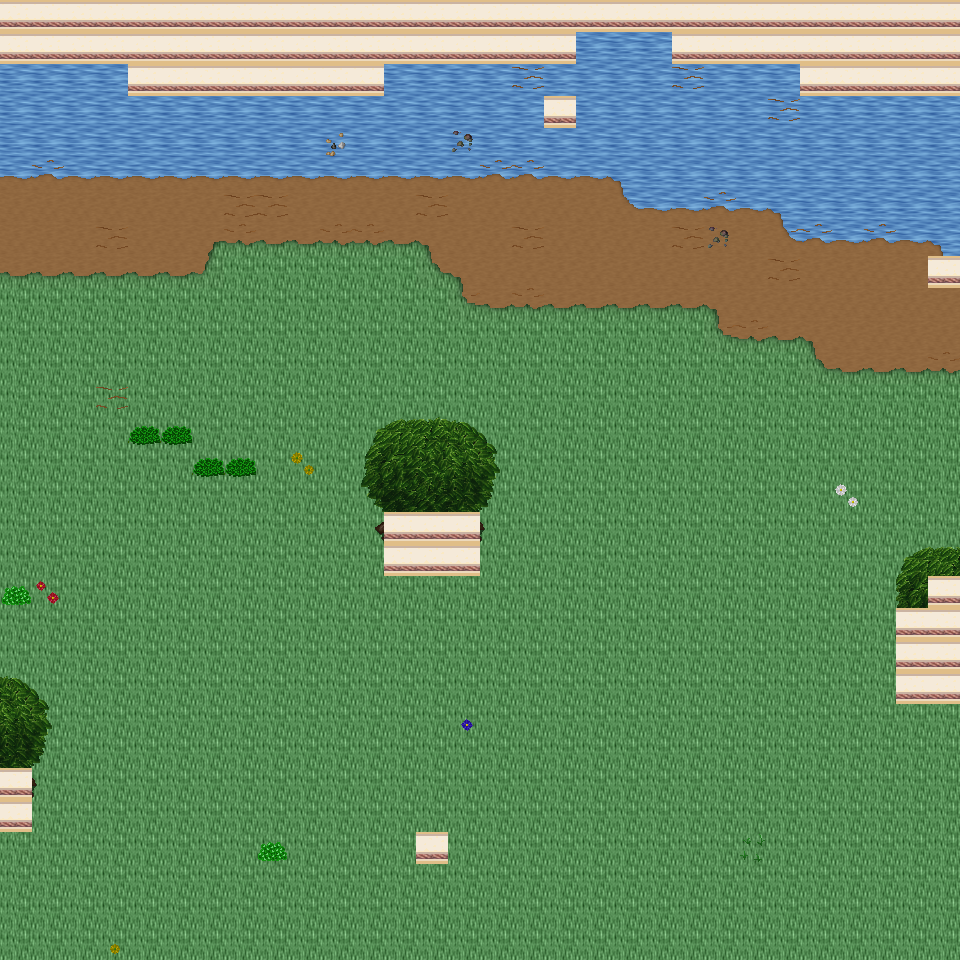

Rendered tile map (Tiled .tmx) drawn with the repository's tilesets; below, a short description and the map source with its tile grids summarised:
An orthogonal 30x30 tile map with 32x32 px tiles, 6 tile layers (Ground, Object, Object2, Above, ...), 32 tilesets and 6 objects (6x mapExit).

<map version="1.0" orientation="orthogonal" renderorder="right-down" width="30" height="30" tilewidth="32" tileheight="32" nextobjectid="7">
  <tileset firstgid="1" name="tileset_building_wall_int_wall_pale" tilewidth="32" tileheight="32" tilecount="16" columns="2">
    <image source="../drawable/tileset_building_wall_int_wall_pale.png" width="64" height="256" />
  </tileset>
  <tileset firstgid="17" name="tileset_ground_ground" tilewidth="32" tileheight="32" tilecount="33" columns="3">
    <image source="../drawable/tileset_ground_ground.png" width="96" height="352" />
  </tileset>
  <tileset firstgid="50" name="tileset_plant_bush_bushes" tilewidth="32" tileheight="32" tilecount="10" columns="5">
    <image source="../drawable/tileset_plant_bush_bushes.png" width="160" height="64" />
  </tileset>
  <tileset firstgid="60" name="tileset_plant_flower_daisy_blue" tilewidth="32" tileheight="32" tilecount="8" columns="2">
    <image source="../drawable/tileset_plant_flower_daisy_blue.png" width="64" height="128" />
  </tileset>
  <tileset firstgid="68" name="tileset_plant_flower_daisy_red" tilewidth="32" tileheight="32" tilecount="8" columns="2">
    <image source="../drawable/tileset_plant_flower_daisy_red.png" width="64" height="128" />
  </tileset>
  <tileset firstgid="76" name="tileset_plant_flower_daisy_white" tilewidth="32" tileheight="32" tilecount="8" columns="2">
    <image source="../drawable/tileset_plant_flower_daisy_white.png" width="64" height="128" />
  </tileset>
  <tileset firstgid="84" name="tileset_plant_flower_daisy_yellow" tilewidth="32" tileheight="32" tilecount="8" columns="2">
    <image source="../drawable/tileset_plant_flower_daisy_yellow.png" width="64" height="128" />
  </tileset>
  <tileset firstgid="92" name="tileset_plant_tree_tree_green" tilewidth="32" tileheight="32" tilecount="88" columns="8">
    <image source="../drawable/tileset_plant_tree_tree_green.png" width="256" height="352" />
  </tileset>
  <tileset firstgid="180" name="tileset_ground_ladder_steps" tilewidth="32" tileheight="32" tilecount="6" columns="3">
    <image source="../drawable/tileset_ground_ladder_steps.png" width="96" height="64" />
  </tileset>
  <tileset firstgid="186" name="tileset_building_fence_wooden_brown_fence" tilewidth="32" tileheight="32" tilecount="42" columns="7">
    <image source="../drawable/tileset_building_fence_wooden_brown_fence.png" width="224" height="192" />
  </tileset>
  <tileset firstgid="228" name="tileset_ground_earth_edges" tilewidth="32" tileheight="32" tilecount="18" columns="6">
    <image source="../drawable/tileset_ground_earth_edges.png" width="192" height="96" />
  </tileset>
  <tileset firstgid="246" name="tileset_ground_grass_edges" tilewidth="32" tileheight="32" tilecount="36" columns="12">
    <image source="../drawable/tileset_ground_grass_edges.png" width="384" height="96" />
  </tileset>
  <tileset firstgid="282" name="tileset_ground_grass_corners" tilewidth="32" tileheight="32" tilecount="24" columns="6">
    <image source="../drawable/tileset_ground_grass_corners.png" width="192" height="128" />
  </tileset>
  <tileset firstgid="306" name="tileset_logic_collision" tilewidth="32" tileheight="32" tilecount="1" columns="1">
    <image source="../drawable/tileset_logic_collision.png" width="32" height="32" />
  </tileset>
  <tileset firstgid="307" name="tileset_plant_tree_apple_tree" tilewidth="32" tileheight="32" tilecount="9" columns="3">
    <image source="../drawable/tileset_plant_tree_apple_tree.png" width="96" height="96" />
  </tileset>
  <tileset firstgid="316" name="tileset_plant_flower_pointed_yellow" tilewidth="32" tileheight="32" tilecount="2" columns="2">
    <image source="../drawable/tileset_plant_flower_pointed_yellow.png" width="64" height="32" />
  </tileset>
  <tileset firstgid="318" name="tileset_plant_flower_planted_containers" tilewidth="32" tileheight="32" tilecount="16" columns="4">
    <image source="../drawable/tileset_plant_flower_planted_containers.png" width="128" height="128" />
  </tileset>
  <tileset firstgid="334" name="tileset_item_firewood" tilewidth="32" tileheight="32" tilecount="12" columns="3">
    <image source="../drawable/tileset_item_firewood.png" width="96" height="128" />
  </tileset>
  <tileset firstgid="346" name="tileset_plant_flower_hothouse_flowers" tilewidth="32" tileheight="32" tilecount="72" columns="6">
    <image source="../drawable/tileset_plant_flower_hothouse_flowers.png" width="192" height="384" />
  </tileset>
  <tileset firstgid="418" name="tileset_ground_water_pool" tilewidth="32" tileheight="32" tilecount="72" columns="3">
    <image source="../drawable/tileset_ground_water_pool.png" width="96" height="768" />
  </tileset>
  <tileset firstgid="490" name="tileset_ground_rock_rubble" tilewidth="32" tileheight="32" tilecount="9" columns="3">
    <image source="../drawable/tileset_ground_rock_rubble.png" width="96" height="96" />
  </tileset>
  <tileset firstgid="499" name="tileset_logic_portal" tilewidth="32" tileheight="32" tilecount="24" columns="8">
    <image source="../drawable/tileset_logic_portal.png" width="256" height="96" />
  </tileset>
  <tileset firstgid="523" name="tileset_logic_creature_animal" tilewidth="32" tileheight="32" tilecount="32" columns="8">
    <image source="../drawable/tileset_logic_creature_animal.png" width="256" height="128" />
  </tileset>
  <tileset firstgid="555" name="tileset_logic_item_resources" tilewidth="32" tileheight="32" tilecount="6" columns="6">
    <image source="../drawable/tileset_logic_item_resources.png" width="192" height="32" />
  </tileset>
  <tileset firstgid="561" name="tileset_ground_rock_rocks_3" tilewidth="32" tileheight="32" tilecount="16" columns="4">
    <image source="../drawable/tileset_ground_rock_rocks_3.png" width="128" height="128" />
  </tileset>
  <tileset firstgid="577" name="tileset_ground_rock_rocks" tilewidth="32" tileheight="32" tilecount="4" columns="2">
    <image source="../drawable/tileset_ground_rock_rocks.png" width="64" height="64" />
  </tileset>
  <tileset firstgid="581" name="tileset_logic_item_fruits" tilewidth="32" tileheight="32" tilecount="16" columns="8">
    <image source="../drawable/tileset_logic_item_fruits.png" width="256" height="64" />
  </tileset>
  <tileset firstgid="597" name="tileset_item_postbox" tilewidth="32" tileheight="32" tilecount="4" columns="2">
    <image source="../drawable/tileset_item_postbox.png" width="64" height="64" />
  </tileset>
  <tileset firstgid="601" name="tileset_plant_tree_umbrella_thorn" tilewidth="32" tileheight="32" tilecount="18" columns="6">
    <image source="../drawable/tileset_plant_tree_umbrella_thorn.png" width="192" height="96" />
  </tileset>
  <tileset firstgid="619" name="tileset_plant_grasses" tilewidth="32" tileheight="32" tilecount="6" columns="3">
    <image source="../drawable/tileset_plant_grasses.png" width="96" height="64" />
  </tileset>
  <tileset firstgid="625" name="tileset_building_house_pink_blue" tilewidth="32" tileheight="32" tilecount="99" columns="11">
    <image source="../drawable/tileset_building_house_pink_blue.png" width="352" height="288" />
  </tileset>
  <tileset firstgid="724" name="tileset_logic_creature_fowl" tilewidth="32" tileheight="32" tilecount="6" columns="6">
    <image source="../drawable/tileset_logic_creature_fowl.png" width="192" height="32" />
  </tileset>
  <layer name="Ground" width="30" height="30">
    <data>[900 cells, 900 non-empty, 7 distinct tile ids]</data>
  </layer>
  <layer name="Object" width="30" height="30">
    <data>[900 cells, 100 non-empty, 30 distinct tile ids]</data>
  </layer>
  <layer name="Object2" width="30" height="30">
    <data>[900 cells, 13 non-empty, 8 distinct tile ids]</data>
  </layer>
  <layer name="Above" width="30" height="30">
    <data>[900 cells, 31 non-empty, 24 distinct tile ids]</data>
  </layer>
  <layer name="Above2" width="30" height="30">
    <data>[900 cells, 0 non-empty, 0 distinct tile ids]</data>
  </layer>
  <layer name="Walkable" width="30" height="30">
    <data>[900 cells, 88 non-empty, 1 distinct tile ids]</data>
  </layer>
  <objectgroup name="MapEvents">
    <object id="1" name="south" type="mapExit" x="0" y="928" width="960" height="32">
      <properties>
        <property name="map" value="level_0_x137_y111" />
        <property name="x" value="0" />
        <property name="y" value="1" />
      </properties>
    </object>
    <object id="2" name="west" type="mapExit" x="0" y="64" width="32" height="704">
      <properties>
        <property name="map" value="level_0_x136_y110" />
        <property name="x" value="28" />
        <property name="y" value="2" />
      </properties>
    </object>
    <object id="3" name="west2" type="mapExit" x="0" y="832" width="32" height="128">
      <properties>
        <property name="map" value="level_0_x136_y110" />
        <property name="x" value="28" />
        <property name="y" value="26" />
      </properties>
    </object>
    <object id="4" name="east" type="mapExit" x="928" y="96" width="32" height="160">
      <properties>
        <property name="map" value="level_0_x138_y110" />
        <property name="x" value="1" />
        <property name="y" value="3" />
      </properties>
    </object>
    <object id="5" name="east2" type="mapExit" x="928" y="288" width="32" height="288">
      <properties>
        <property name="map" value="level_0_x138_y110" />
        <property name="x" value="1" />
        <property name="y" value="9" />
      </properties>
    </object>
    <object id="6" name="east3" type="mapExit" x="928" y="704" width="32" height="256">
      <properties>
        <property name="map" value="level_0_x138_y110" />
        <property name="x" value="1" />
        <property name="y" value="22" />
      </properties>
    </object>
  </objectgroup>
</map>
